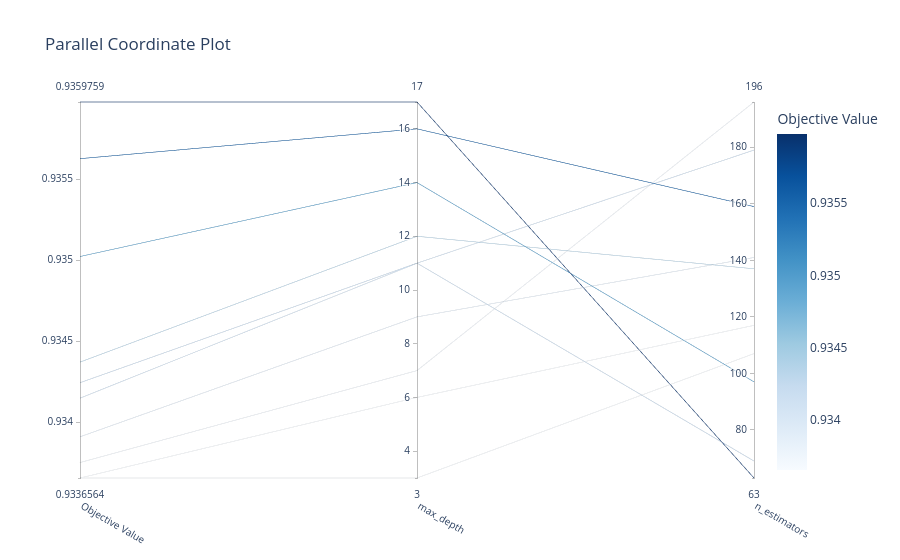

The notebook cell this image was saved under:
### Code cell
# 2. Parallel Coordinates Plot
plot_parallel_coordinate(study).show()

### Figure 1 — Plotly figure (JSON) as saved in the notebook; plotly's stock layout.template omitted (floating-point values rounded to 4 significant figures)
{"data": [{"dimensions": [{"label": "Objective Value", "range": [0.9337, 0.936], "values": [0.9339, 0.9337, 0.9342, 0.935, 0.9338, 0.9341, 0.936, 0.9344, 0.9356, 0.9337]}, {"label": "max_depth", "range": [3, 17], "values": [9, 6, 11, 14, 7, 11, 17, 12, 16, 3]}, {"label": "n_estimators", "range": [63, 196], "values": [141, 117, 69, 97, 196, 179, 63, 137, 159, 107]}], "labelangle": 30, "labelside": "bottom", "line": {"color": [0.9339, 0.9337, 0.9342, 0.935, 0.9338, 0.9341, 0.936, 0.9344, 0.9356, 0.9337], "colorbar": {"title": {"text": "Objective Value"}}, "colorscale": [[0, "rgb(247,251,255)"], [0.125, "rgb(222,235,247)"], [0.25, "rgb(198,219,239)"], [0.375, "rgb(158,202,225)"], [0.5, "rgb(107,174,214)"], [0.625, "rgb(66,146,198)"], [0.75, "rgb(33,113,181)"], [0.875, "rgb(8,81,156)"], [1, "rgb(8,48,107)"]], "reversescale": false, "showscale": true}, "type": "parcoords"}], "layout": {"title": {"text": "Parallel Coordinate Plot"}}}
